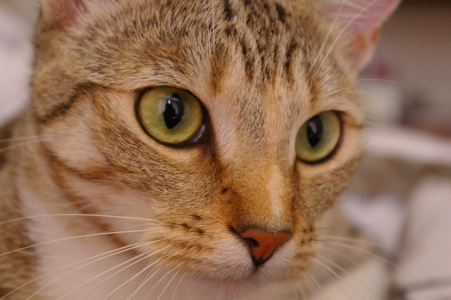
#> input picture skimage.data.chelsea(), 451 x 300 px
$ jupyter execute --allow-errors homework02.ipynb   (shell and % lines are left out)
#> lines starting #> are read from the running program, lines starting #| are printed output that depends on the picture; long printed decimals are rounded
[cell 1]
from __future__ import division, print_function

import skimage
import numpy as np
from matplotlib import pyplot as plt

from scipy import fftpack

[cell 2]
random_image = np.random.random([500, 500])

plt.imshow(random_image, cmap='gray', interpolation='nearest');
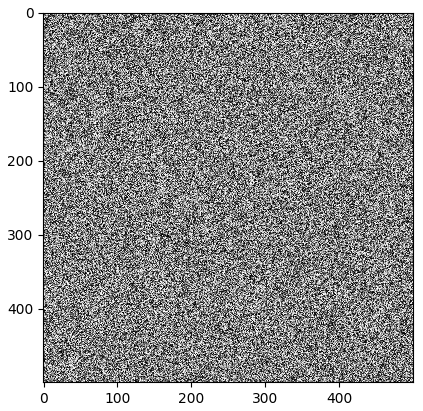
#> figure drawn by matplotlib, 1 panel

[cell 3]
from skimage import data
cat = data.chelsea()
#> cat is the input picture: shape (300, 451, 3); mean R, G, B 147.7, 111.4, 86.8
print("Shape:", cat.shape)
#| Shape: (300, 451, 3)
print("Values min/max:", cat.min(), cat.max())
#| Values min/max: 0 231

plt.imshow(cat, interpolation='nearest');

[cell 4]
linear0 = np.linspace(0, 1, 2500).reshape((50, 50))
linear1 = np.linspace(0, 255, 2500).reshape((50, 50)).astype(np.uint8)

print("Linear0:", linear0.dtype, linear0.min(), linear0.max())
print("Linear1:", linear1.dtype, linear1.min(), linear1.max())

fig, (ax0, ax1) = plt.subplots(1, 2)
ax0.imshow(linear0, cmap='gray')
ax1.imshow(linear1, cmap='gray');
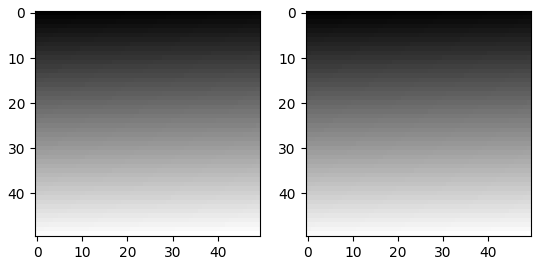
#> figure drawn by matplotlib, 2 panels

[cell 5]
from skimage import img_as_float, img_as_ubyte

image = data.chelsea()

image_float = img_as_float(image)
image_ubyte = img_as_ubyte(image)

print("type, min, max:", image_float.dtype, image_float.min(), image_float.max())
#| type, min, max: float64 0.0 0.9059
print("type, min, max:", image_ubyte.dtype, image_ubyte.min(), image_ubyte.max())
#| type, min, max: uint8 0 231

print("231/255 =", 231/255.)

fig, (ax0, ax1) = plt.subplots(1, 2)
ax0.imshow(image_float)
ax1.imshow(image_ubyte);
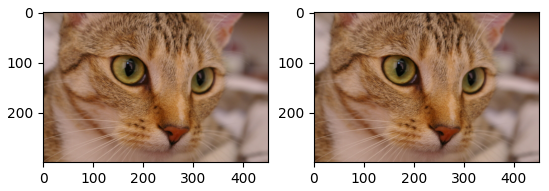
#> figure drawn by matplotlib, 2 panels

[cell 6]
fig, axes = plt.subplots(nrows=2, ncols=2, figsize=(10, 5))
R = image[:,:,0]
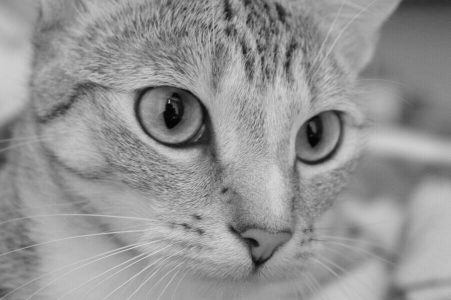
#> R: shape (300, 451); min 2, max 215, mean 147.7
axes[0, 0].imshow(R, cmap='jet')
axes[0, 1].imshow(R, cmap='viridis')
axes[1, 0].imshow(R, cmap='magma')
axes[1, 1].imshow(R, cmap='gray');

[cell 7]
fig, axes = plt.subplots(ncols=3, figsize=(10, 10))
R = image.copy()
G = image.copy()
B = image.copy()

R[:,:,(1,2)] = 0
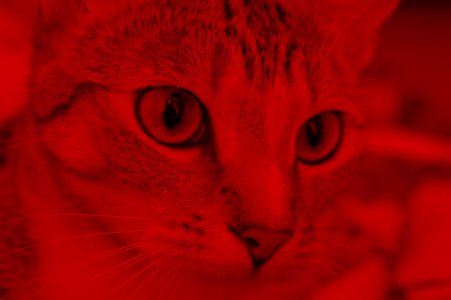
#> R: shape (300, 451, 3); mean R, G, B 147.7, 0, 0
G[:,:,(0,2)] = 0
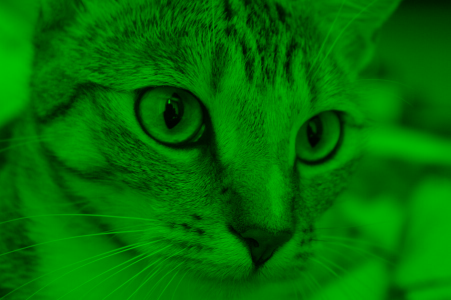
#> G: shape (300, 451, 3); mean R, G, B 0, 111.4, 0
B[:,:,(0,1)] = 0
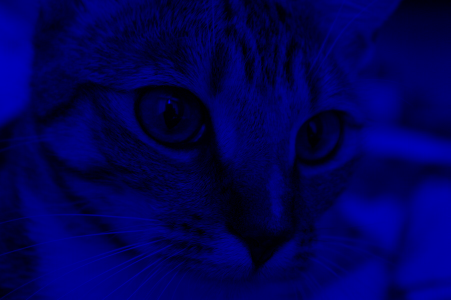
#> B: shape (300, 451, 3); mean R, G, B 0, 0, 86.8
axes[0].imshow(R)
axes[1].imshow(G)
axes[2].imshow(B)

[cell 8]
from skimage import io

#> (the rest of this cell did not finish here and is left out)

[cell 9]
ic = io.imread_collection('../skimage/skimage-tutorials/images/*.png')
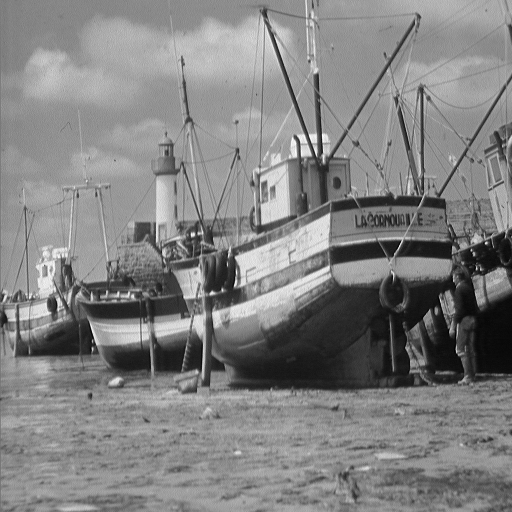
#> input picture images/boat.png, 512 x 512 px
#> ic = 1 item

print(type(ic), '\n\n', ic)
#> (printed output is left out)

f, axes = plt.subplots(nrows=1, ncols=len(ic), figsize=(15, 10))

#> (the rest of this cell did not finish here and is left out)
